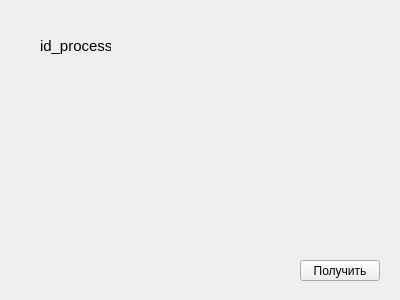
<?xml version="1.0" encoding="UTF-8"?>
<ui version="4.0">
 <class>InfoWindow</class>
 <widget class="QWidget" name="InfoWindow">
  <property name="enabled">
   <bool>true</bool>
  </property>
  <property name="geometry">
   <rect>
    <x>0</x>
    <y>0</y>
    <width>400</width>
    <height>300</height>
   </rect>
  </property>
  <property name="windowTitle">
   <string>Information</string>
  </property>
  <widget class="QLabel" name="id_process">
   <property name="geometry">
    <rect>
     <x>40</x>
     <y>30</y>
     <width>71</width>
     <height>31</height>
    </rect>
   </property>
   <property name="font">
    <font>
     <pointsize>11</pointsize>
    </font>
   </property>
   <property name="text">
    <string>id_process</string>
   </property>
  </widget>
  <widget class="QPushButton" name="pushButton_recieveData">
   <property name="geometry">
    <rect>
     <x>300</x>
     <y>260</y>
     <width>80</width>
     <height>21</height>
    </rect>
   </property>
   <property name="text">
    <string>Получить</string>
   </property>
  </widget>
 </widget>
 <resources/>
 <connections/>
</ui>
